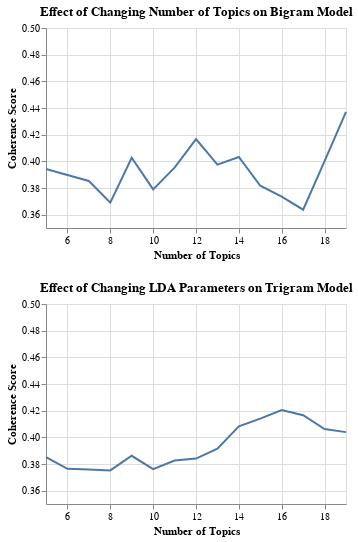

The cell this chart's notebook holds for it:
### Code cell
with open('bigram_run_old.json', 'r') as f:
    bigram_run = json.load(f)

bigram_run = [{'nt': nt, 'coherence': c} for c, nt in zip(bigram_run, range(5, 20))]
bigram_data_df = pd.DataFrame(bigram_run)

with open('trigram_run_old.json', 'r') as f:
    trigram_run = json.load(f)
  
trigram_run = [{'nt': nt, 'coherence': c} for c, nt in zip(trigram_run, range(5, 20))]
trigram_data_df = pd.DataFrame(trigram_run)

alt.Chart(bigram_data_df).mark_line().encode(
    x = alt.X('nt:Q', title = 'Number of Topics'),
    y = alt.Y('coherence:Q', scale=alt.Scale(domain=[0.35, 0.5]), title = 'Coherence Score')
).properties(
    title = 'Effect of Changing Number of Topics on Bigram Model',
    width = 300,
    height = 200
) & alt.Chart(trigram_data_df).mark_line().encode(
    x = alt.X('nt:Q', title = 'Number of Topics'),
    y = alt.Y('coherence:Q', scale=alt.Scale(domain=[0.35, 0.5]), title = 'Coherence Score')
).properties(
    title = 'Effect of Changing LDA Parameters on Trigram Model',
    width = 300,
    height = 200
)

### Figure 1 — Vega-Lite specification as saved in the notebook (floating-point values rounded to 4 significant figures)
{"config": {"view": {"continuousWidth": 400, "continuousHeight": 300}}, "vconcat": [{"data": {"name": "data-080bc3cf2ea0164ada35a0aa34579546"}, "mark": "line", "encoding": {"x": {"field": "nt", "title": "Number of Topics", "type": "quantitative"}, "y": {"field": "coherence", "scale": {"domain": [0.35, 0.5]}, "title": "Coherence Score", "type": "quantitative"}}, "height": 200, "title": "Effect of Changing Number of Topics on Bigram Model", "width": 300}, {"data": {"name": "data-fa03a8ac01418d33498eb54507a3161d"}, "mark": "line", "encoding": {"x": {"field": "nt", "title": "Number of Topics", "type": "quantitative"}, "y": {"field": "coherence", "scale": {"domain": [0.35, 0.5]}, "title": "Coherence Score", "type": "quantitative"}}, "height": 200, "title": "Effect of Changing LDA Parameters on Trigram Model", "width": 300}], "$schema": "https://vega.github.io/schema/vega-lite/v4.17.0.json", "datasets": {"data-080bc3cf2ea0164ada35a0aa34579546": [{"nt": 5, "coherence": 0.3942}, {"nt": 6, "coherence": 0.3897}, {"nt": 7, "coherence": 0.3852}, {"nt": 8, "coherence": 0.369}, {"nt": 9, "coherence": 0.4027}, {"nt": 10, "coherence": 0.379}, {"nt": 11, "coherence": 0.3953}, {"nt": 12, "coherence": 0.4167}, {"nt": 13, "coherence": 0.3975}, {"nt": 14, "coherence": 0.4032}, {"nt": 15, "coherence": 0.3817}, {"nt": 16, "coherence": 0.3736}, {"nt": 17, "coherence": 0.3637}, {"nt": 18, "coherence": 0.4002}, {"nt": 19, "coherence": 0.4372}], "data-fa03a8ac01418d33498eb54507a3161d": [{"nt": 5, "coherence": 0.3852}, {"nt": 6, "coherence": 0.3764}, {"nt": 7, "coherence": 0.3758}, {"nt": 8, "coherence": 0.3752}, {"nt": 9, "coherence": 0.3862}, {"nt": 10, "coherence": 0.3761}, {"nt": 11, "coherence": 0.3826}, {"nt": 12, "coherence": 0.3841}, {"nt": 13, "coherence": 0.3914}, {"nt": 14, "coherence": 0.4083}, {"nt": 15, "coherence": 0.414}, {"nt": 16, "coherence": 0.4205}, {"nt": 17, "coherence": 0.4166}, {"nt": 18, "coherence": 0.4062}, {"nt": 19, "coherence": 0.4039}]}}
